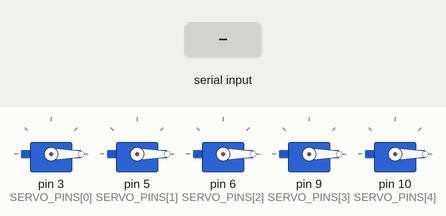
This sketch was run on a simulated Arduino Uno, built with avr-gcc and run on an emulated ATmega328P. Shown: 5 × servo. Inputs (shaded band) come from the test bench. What the sketch prints to the serial monitor is not drawn.

Above: at 2.2 s.
2.3 s: "double_blink\n" received over Serial
At 3.0 s:
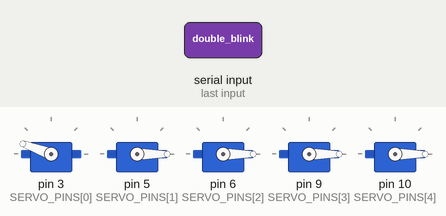
3.8 s: "triple_blink\n" received over Serial
At 4.1 s:
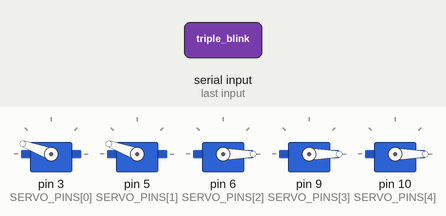
5.3 s: "double_blink\n" received over Serial
At 6.5 s:
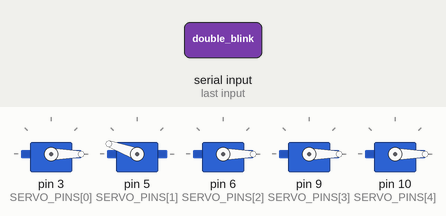
Timing chart, 0 to 8.3 s (numbered marks = the images above; inputs shaded):
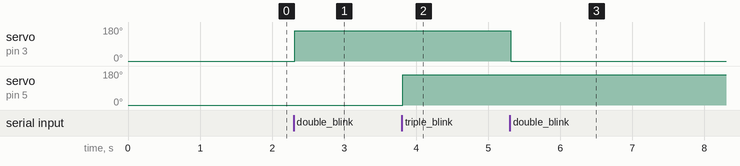

The sketch:

eeg_actuation.ino
```cpp
#include <Servo.h>

int POS_LOW = 0;
int POS_HIGH = 160;

int SERVO_PINS[5] = {3, 5, 6, 9, 10};
Servo servos[5];
bool isHigh[5] = {false, false, false, false, false};

void toggleServo(int idx) {
  if (idx < 0 || idx >= 5) return;
  if (isHigh[idx]) {
    servos[idx].write(POS_LOW);
    isHigh[idx] = false;
  } else {
    servos[idx].write(POS_HIGH);
    isHigh[idx] = true;
  }
}

void toggleAll() {
  for (int i = 0; i < 5; i++) {
    toggleServo(i);
  }
}

void setup() {
  Serial.begin(9600);
  for (int i = 0; i < 5; i++) {
    servos[i].attach(SERVO_PINS[i]);
    servos[i].write(POS_LOW);
  }
  delay(1000);
  Serial.println("READY");
}

void loop() {
  if (Serial.available()) {
    String input = Serial.readStringUntil('\n');
    input.trim();

    if (input == "double_blink") { //toggle thumb movement
      toggleServo(0);
    }
    else if (input == "triple_blink") { //toggle index finger movement
      toggleServo(1);
    }
    else if (input == "seq_double_blink_double_blink") { //toggle middle finger movement
      toggleServo(2);
    }
    else if (input == "seq_double_blink_triple_blink") { //toggle ring finger movement
      toggleServo(3);
    }
    else if (input == "seq_triple_blink_double_blink") { //toggle pinky finger movement
      toggleServo(4);
    }
    else if (input == "seq_triple_blink_triple_blink") { //move all fingers in/out (open/close hand)
      toggleAll();
    }
  }
}
```

Measured:
- after the input at 2.3 s, servo on pin 3 (SERVO_PINS[0]): 0° → 160° at once
- after the input at 3.8 s, servo on pin 5 (SERVO_PINS[1]): 0° → 160° at once
- after the input at 5.3 s, servo on pin 3 (SERVO_PINS[0]): 160° → 0° at once
